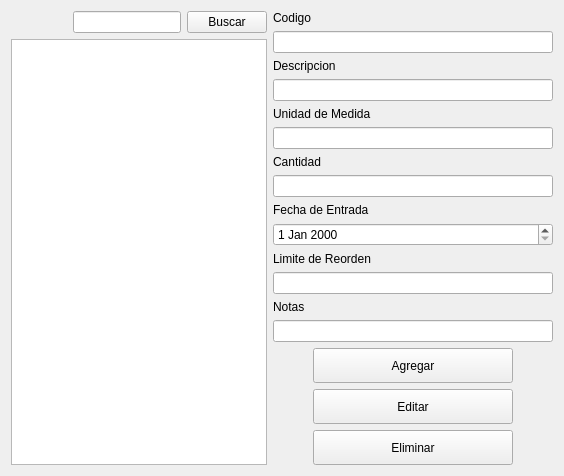
                <widget class="QWidget" name="tab_8">
                 <attribute name="title">
                  <string>Consumibles</string>
                 </attribute>
                 <layout class="QHBoxLayout" name="horizontalLayout_14">
                  <item>
                   <layout class="QVBoxLayout" name="verticalLayout_39">
                    <item>
                     <layout class="QHBoxLayout" name="horizontalLayout_20">
                      <item>
                       <spacer name="horizontalSpacer_21">
                        <property name="orientation">
                         <enum>Qt::Horizontal</enum>
                        </property>
                        <property name="sizeHint" stdset="0">
                         <size>
                          <width>40</width>
                          <height>20</height>
                         </size>
                        </property>
                       </spacer>
                      </item>
                      <item>
                       <widget class="QLineEdit" name="lineEdit_busqueda_C"/>
                      </item>
                      <item>
                       <widget class="QPushButton" name="btn_buscar_4">
                        <property name="text">
                         <string>Buscar</string>
                        </property>
                       </widget>
                      </item>
                     </layout>
                    </item>
                    <item>
                     <widget class="QTableWidget" name="tableWidget_6"/>
                    </item>
                   </layout>
                  </item>
                  <item>
                   <layout class="QVBoxLayout" name="verticalLayout_46">
                    <item>
                     <layout class="QVBoxLayout" name="verticalLayout_25">
                      <item>
                       <layout class="QVBoxLayout" name="verticalLayout_42">
                        <item>
                         <widget class="QLabel" name="label_17">
                          <property name="text">
                           <string>Codigo</string>
                          </property>
                         </widget>
                        </item>
                        <item>
                         <widget class="QLineEdit" name="txt_codigo_EM_3"/>
                        </item>
                       </layout>
                      </item>
                      <item>
                       <layout class="QVBoxLayout" name="verticalLayout_44">
                        <item>
                         <widget class="QLabel" name="label_19">
                          <property name="text">
                           <string>Descripcion</string>
                          </property>
                         </widget>
                        </item>
                        <item>
                         <widget class="QLineEdit" name="txt_descrip_EM_3"/>
                        </item>
                       </layout>
                      </item>
                      <item>
                       <layout class="QVBoxLayout" name="verticalLayout_43">
                        <item>
                         <widget class="QLabel" name="label_18">
                          <property name="text">
                           <string>Unidad de Medida</string>
                          </property>
                         </widget>
                        </item>
                        <item>
                         <widget class="QLineEdit" name="txt_serial_EM_3"/>
                        </item>
                       </layout>
                      </item>
                      <item>
                       <layout class="QVBoxLayout" name="verticalLayout_47">
                        <item>
                         <widget class="QLabel" name="label_22">
                          <property name="text">
                           <string>Cantidad</string>
                          </property>
                         </widget>
                        </item>
                        <item>
                         <widget class="QLineEdit" name="txt_fech_Ultmant_EM_3">
                          <property name="text">
                           <string/>
                          </property>
                         </widget>
                        </item>
                       </layout>
                      </item>
                      <item>
                       <layout class="QVBoxLayout" name="verticalLayout_20">
                        <item>
                         <widget class="QLabel" name="label_21">
                          <property name="text">
                           <string>Fecha de Entrada</string>
                          </property>
                         </widget>
                        </item>
                        <item>
                         <widget class="QDateEdit" name="dateEdit"/>
                        </item>
                       </layout>
                      </item>
                      <item>
                       <layout class="QVBoxLayout" name="verticalLayout_50">
                        <item>
                         <widget class="QLabel" name="label_24">
                          <property name="text">
                           <string>Limite de Reorden</string>
                          </property>
                         </widget>
                        </item>
                        <item>
                         <widget class="QLineEdit" name="txt_feching_EM_4">
                          <property name="text">
                           <string/>
                          </property>
                         </widget>
                        </item>
                       </layout>
                      </item>
                      <item>
                       <layout class="QVBoxLayout" name="verticalLayout_48">
                        <item>
                         <widget class="QLabel" name="label_23">
                          <property name="text">
                           <string>Notas</string>
                          </property>
                         </widget>
                        </item>
                        <item>
                         <widget class="QLineEdit" name="lineEdit_16">
                          <property name="text">
                           <string/>
                          </property>
                         </widget>
                        </item>
                       </layout>
                      </item>
                     </layout>
                    </item>
                    <item>
                     <layout class="QVBoxLayout" name="verticalLayout_49">
                      <item>
                       <layout class="QHBoxLayout" name="horizontalLayout_21">
                        <item>
                         <spacer name="horizontalSpacer_22">
                          <property name="orientation">
                           <enum>Qt::Horizontal</enum>
                          </property>
                          <property name="sizeHint" stdset="0">
                           <size>
                            <width>40</width>
                            <height>20</height>
                           </size>
                          </property>
                         </spacer>
                        </item>
                        <item>
                         <widget class="QPushButton" name="btn_agg_3">
                          <property name="minimumSize">
                           <size>
                            <width>200</width>
                            <height>35</height>
                           </size>
                          </property>
                          <property name="maximumSize">
                           <size>
                            <width>200</width>
                            <height>35</height>
                           </size>
                          </property>
                          <property name="text">
                           <string>Agregar</string>
                          </property>
                         </widget>
                        </item>
                        <item>
                         <spacer name="horizontalSpacer_23">
                          <property name="orientation">
                           <enum>Qt::Horizontal</enum>
                          </property>
                          <property name="sizeHint" stdset="0">
                           <size>
                            <width>40</width>
                            <height>20</height>
                           </size>
                          </property>
                         </spacer>
                        </item>
                       </layout>
                      </item>
                      <item>
                       <layout class="QHBoxLayout" name="horizontalLayout_22">
                        <item>
                         <spacer name="horizontalSpacer_24">
                          <property name="orientation">
                           <enum>Qt::Horizontal</enum>
                          </property>
                          <property name="sizeHint" stdset="0">
                           <size>
                            <width>40</width>
                            <height>20</height>
                           </size>
                          </property>
                         </spacer>
                        </item>
                        <item>
                         <widget class="QPushButton" name="btn_edit_3">
                          <property name="minimumSize">
                           <size>
                            <width>200</width>
                            <height>35</height>
                           </size>
                          </property>
                          <property name="maximumSize">
                           <size>
                            <width>200</width>
                            <height>35</height>
                           </size>
                          </property>
                          <property name="text">
                           <string>Editar</string>
                          </property>
                         </widget>
                        </item>
                        <item>
                         <spacer name="horizontalSpacer_25">
                          <property name="orientation">
                           <enum>Qt::Horizontal</enum>
                          </property>
                          <property name="sizeHint" stdset="0">
                           <size>
                            <width>40</width>
                            <height>20</height>
                           </size>
                          </property>
                         </spacer>
                        </item>
                       </layout>
                      </item>
                      <item>
                       <layout class="QHBoxLayout" name="horizontalLayout_23">
                        <item>
                         <spacer name="horizontalSpacer_26">
                          <property name="orientation">
                           <enum>Qt::Horizontal</enum>
                          </property>
                          <property name="sizeHint" stdset="0">
                           <size>
                            <width>40</width>
                            <height>20</height>
                           </size>
                          </property>
                         </spacer>
                        </item>
                        <item>
                         <widget class="QPushButton" name="btn_delete_3">
                          <property name="minimumSize">
                           <size>
                            <width>200</width>
                            <height>35</height>
                           </size>
                          </property>
                          <property name="maximumSize">
                           <size>
                            <width>200</width>
                            <height>35</height>
                           </size>
                          </property>
                          <property name="text">
                           <string>Eliminar</string>
                          </property>
                         </widget>
                        </item>
                        <item>
                         <spacer name="horizontalSpacer_27">
                          <property name="orientation">
                           <enum>Qt::Horizontal</enum>
                          </property>
                          <property name="sizeHint" stdset="0">
                           <size>
                            <width>40</width>
                            <height>20</height>
                           </size>
                          </property>
                         </spacer>
                        </item>
                       </layout>
                      </item>
                     </layout>
                    </item>
                   </layout>
                  </item>
                 </layout>
                </widget>
